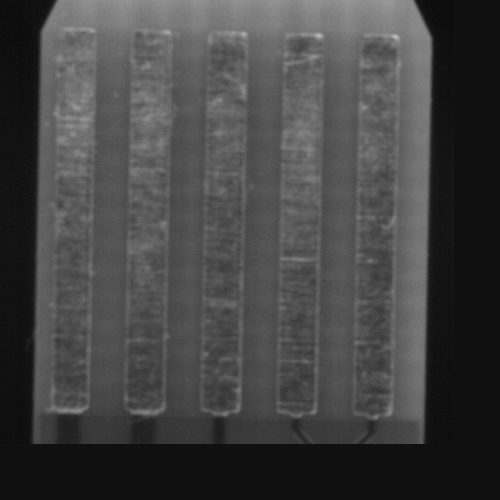
#> input picture data/raw/bad_images/1.png, 500 x 500 px
$ python -i edge_detectors.py   (imports and definitions only)   (older library calls are emulated)
#> lines starting #> are read from the running program, lines starting #| are printed output that depends on the picture
#> further down, picture is the input picture: shape (500, 500, 3); min 11, max 190, mean 68.1
import cv2
import numpy as np
import torch
from models.dexined import DexiNed


# [9 lines left out: function canny_edges, not called in this run]


def sobel_edges(image: np.ndarray, ksize: int = 3) -> np.ndarray:
    """Sobel edge magnitude calculation."""
#> called with ksize = 3
    if image.ndim == 3:
        gray = cv2.cvtColor(image, cv2.COLOR_BGR2GRAY)
    else:
        gray = image.copy()
    if gray.dtype != np.uint8:
        gray = (np.clip(gray, 0, 1) * 255).astype(np.uint8)

    grad_x = cv2.Sobel(gray, cv2.CV_64F, 1, 0, ksize=ksize)
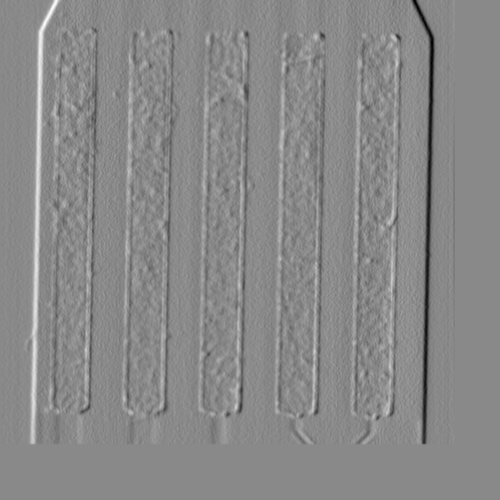
#> grad_x: shape (500, 500) float64; min -220, max 189, mean 0; drawn with min black and max white
    grad_y = cv2.Sobel(gray, cv2.CV_64F, 0, 1, ksize=ksize)
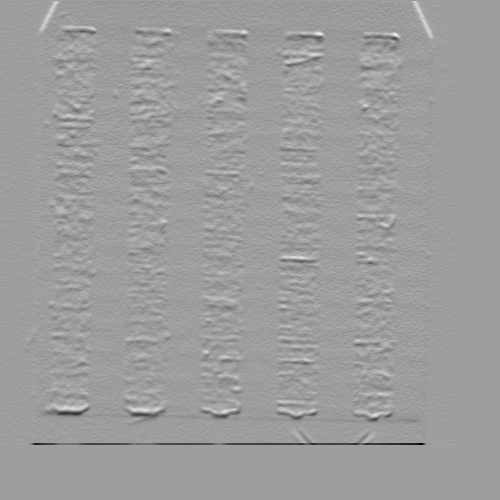
#> grad_y: shape (500, 500) float64; min -290, max 178, mean -1.4; drawn with min black and max white
    magnitude = cv2.magnitude(grad_x, grad_y)
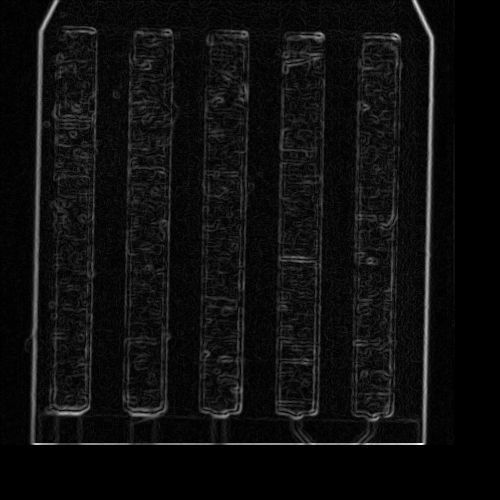
#> magnitude: shape (500, 500) float64; min 0, max 290.2, mean 17; drawn with min black and max white
    return np.clip(magnitude, 0, 255).astype(np.uint8)


# [100 lines left out: functions scharr_edges, hough_line_detection, run_dexined, not called in this run]

>>> import cv2
>>> picture = cv2.imread('../data/raw/bad_images/1.png')
>>> result = sobel_edges(picture)

$ run again, on data/raw/bad_images/10.png
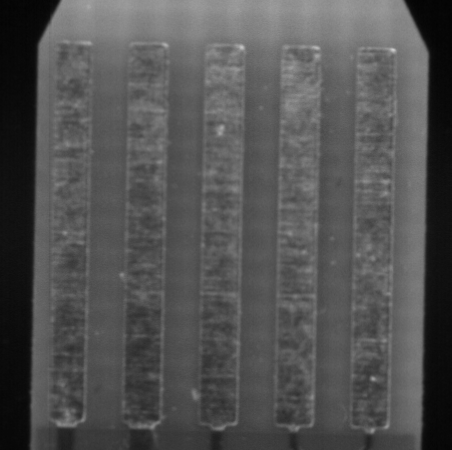
#> input picture data/raw/bad_images/10.png, 452 x 450 px
#> picture is the input picture: shape (450, 452, 3); min 3, max 203, mean 82.4
#> in sobel_edges, `grad_y = cv2.Sobel(gray, cv2.CV_64F, 0, 1, ksize=ksize)`:
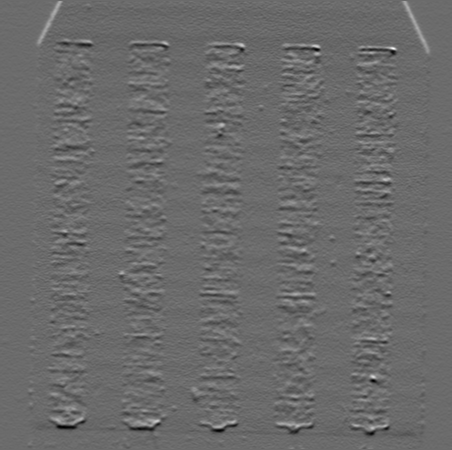
#> grad_y: shape (450, 452) float64; min -200, max 274, mean -1.1; drawn with min black and max white
#> in sobel_edges, `magnitude = cv2.magnitude(grad_x, grad_y)`:
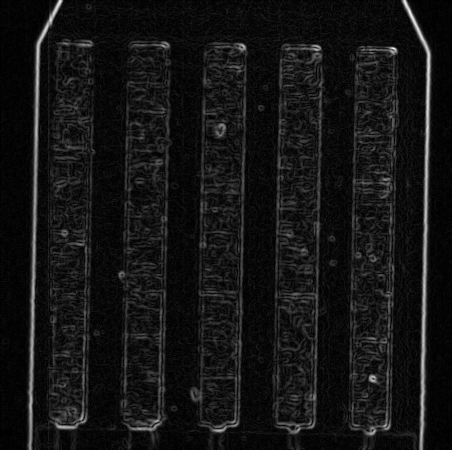
#> magnitude: shape (450, 452) float64; min 0, max 286.6, mean 23.2; drawn with min black and max white

$ run again, on data/raw/bad_images/11.png
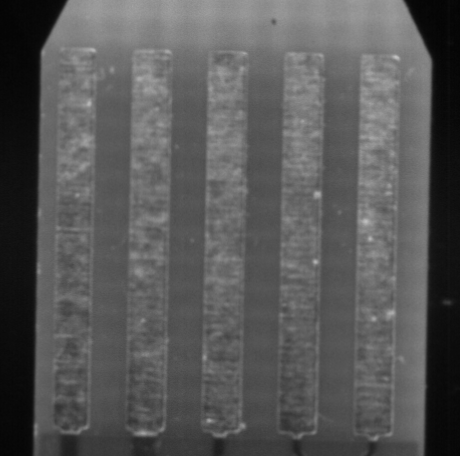
#> input picture data/raw/bad_images/11.png, 460 x 456 px
#> picture is the input picture: shape (456, 460, 3); min 3, max 192, mean 87.9
#> in sobel_edges, `grad_y = cv2.Sobel(gray, cv2.CV_64F, 0, 1, ksize=ksize)`:
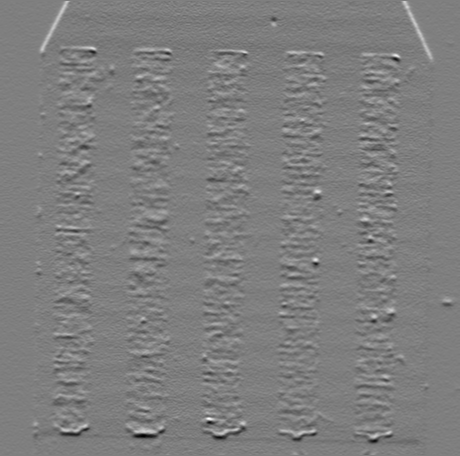
#> grad_y: shape (456, 460) float64; min -215, max 216, mean -1; drawn with min black and max white
#> in sobel_edges, `magnitude = cv2.magnitude(grad_x, grad_y)`:
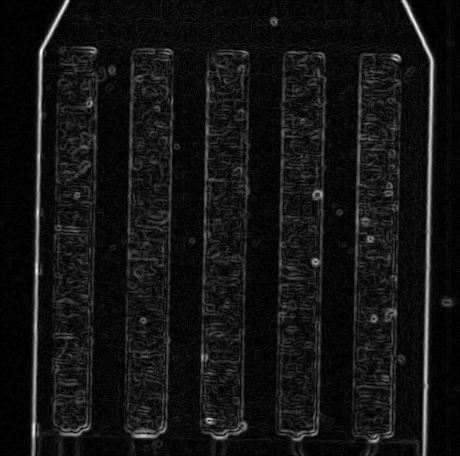
#> magnitude: shape (456, 460) float64; min 0, max 286.7, mean 22.4; drawn with min black and max white

$ run again, on data/raw/bad_images/12.png
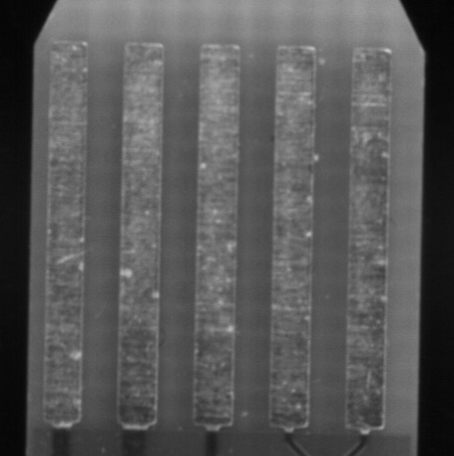
#> input picture data/raw/bad_images/12.png, 454 x 456 px
#> picture is the input picture: shape (456, 454, 3); min 3, max 202, mean 87.9
#> in sobel_edges, `grad_y = cv2.Sobel(gray, cv2.CV_64F, 0, 1, ksize=ksize)`:
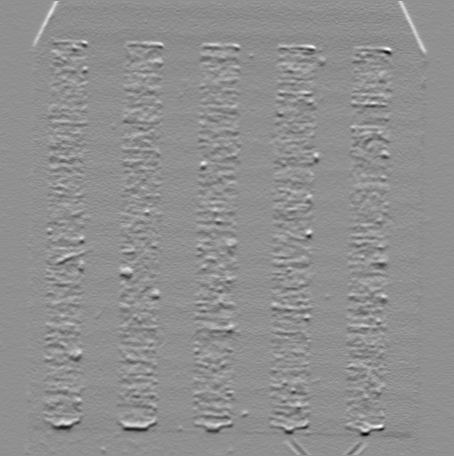
#> grad_y: shape (456, 454) float64; min -262, max 201, mean -1.1; drawn with min black and max white
#> in sobel_edges, `magnitude = cv2.magnitude(grad_x, grad_y)`:
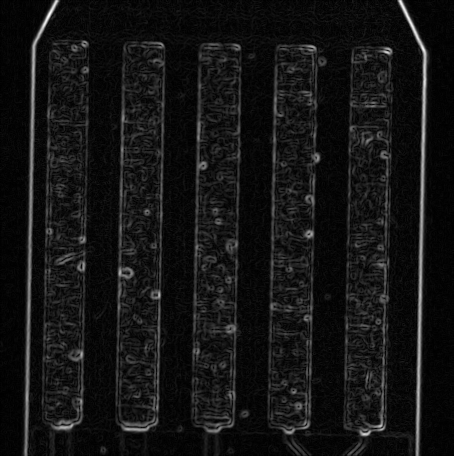
#> magnitude: shape (456, 454) float64; min 0, max 311.7, mean 24.7; drawn with min black and max white
